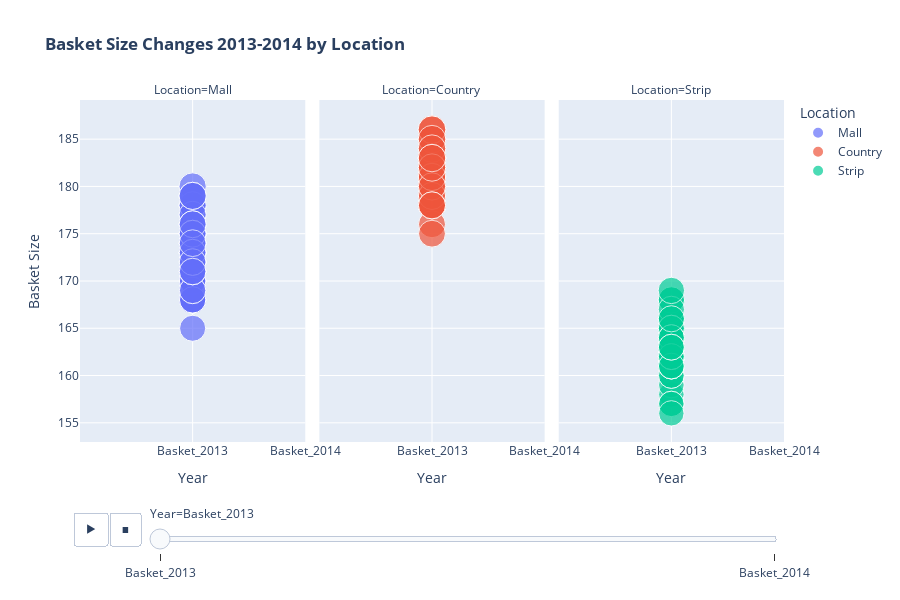

This figure's notebook cell:
### Code cell
# Melt the basket data for animation
basket_df = df.melt(id_vars=['State', 'Location'], 
                   value_vars=['Basket_2013', 'Basket_2014'],
                   var_name='Year', 
                   value_name='Basket_Size')

fig6 = px.scatter(basket_df,
                 x='Year',
                 y='Basket_Size',
                 animation_frame='Year',
                 color='Location',
                 size='Basket_Size',
                 hover_name='State',
                 facet_col='Location',
                 title='<b>Basket Size Changes 2013-2014 by Location</b>',
                 height=600)

fig6.update_layout(xaxis_title="Year",
                  yaxis_title="Basket Size",
                  transition={'duration': 1000})
fig6.show()

### Figure 1 — Plotly figure (JSON) as saved in the notebook; plotly's stock layout.template omitted (floating-point values rounded to 4 significant figures)
{"data": [{"hovertemplate": "<b>%{hovertext}</b><br><br>Location=Mall<br>Year=%{x}<br>Basket_Size=%{marker.size}<extra></extra>", "hovertext": ["NSW", "Vic", "Qld", "NSW", "Vic", "Vic", "SA", "Qld", "NSW", "WA", "SA", "SA", "Qld", "Tas", "NSW", "Qld", "NSW", "SA", "Vic", "WA", "Tas", "WA", "NSW", "NSW", "Vic", "Qld", "WA", "SA", "NSW", "NSW", "NSW", "Qld", "NSW", "WA", "ACT", "Vic", "NSW", "NSW", "NSW", "Qld", "Vic", "WA", "Qld", "Qld", "Vic", "Qld", "Qld", "WA", "NSW", "Vic", "Vic", "Qld", "NSW", "Vic", "Vic", "Vic", "NSW", "NSW", "WA"], "legendgroup": "Mall", "marker": {"color": "#636efa", "size": [171, 168, 173, 173, 174, 173, 178, 168, 170, 180, 170, 178, 171, 176, 173, 173, 173, 177, 172, 178, 179, 177, 170, 174, 175, 174, 173, 179, 168, 165, 170, 175, 176, 173, 168, 174, 175, 171, 175, 172, 174, 179, 168, 176, 173, 172, 169, 175, 172, 175, 169, 172, 173, 176, 171, 171, 172, 171, 174], "sizemode": "area", "sizeref": 0.485, "symbol": "circle"}, "mode": "markers", "name": "Mall", "orientation": "v", "showlegend": true, "type": "scatter", "x": ["Basket_2013", "Basket_2013", "Basket_2013", "Basket_2013", "Basket_2013", "Basket_2013", "Basket_2013", "Basket_2013", "Basket_2013", "Basket_2013", "Basket_2013", "Basket_2013", "Basket_2013", "Basket_2013", "Basket_2013", "Basket_2013", "Basket_2013", "Basket_2013", "Basket_2013", "Basket_2013", "Basket_2013", "Basket_2013", "Basket_2013", "Basket_2013", "Basket_2013", "Basket_2013", "Basket_2013", "Basket_2013", "Basket_2013", "Basket_2013", "Basket_2013", "Basket_2013", "Basket_2013", "Basket_2013", "Basket_2013", "Basket_2013", "Basket_2013", "Basket_2013", "Basket_2013", "Basket_2013", "Basket_2013", "Basket_2013", "Basket_2013", "Basket_2013", "Basket_2013", "Basket_2013", "Basket_2013", "Basket_2013", "Basket_2013", "Basket_2013", "Basket_2013", "Basket_2013", "Basket_2013", "Basket_2013", "Basket_2013", "Basket_2013", "Basket_2013", "Basket_2013", "Basket_2013"], "xaxis": "x", "y": [171, 168, 173, 173, 174, 173, 178, 168, 170, 180, 170, 178, 171, 176, 173, 173, 173, 177, 172, 178, 179, 177, 170, 174, 175, 174, 173, 179, 168, 165, 170, 175, 176, 173, 168, 174, 175, 171, 175, 172, 174, 179, 168, 176, 173, 172, 169, 175, 172, 175, 169, 172, 173, 176, 171, 171, 172, 171, 174], "yaxis": "y"}, {"hovertemplate": "<b>%{hovertext}</b><br><br>Location=Country<br>Year=%{x}<br>Basket_Size=%{marker.size}<extra></extra>", "hovertext": ["Vic", "Vic", "NSW", "WA", "NSW", "NSW", "NSW", "NT", "Vic", "NSW", "SA", "Vic", "SA", "Qld", "Qld", "Qld", "NSW", "Vic", "Vic", "ACT", "WA", "Tas", "NSW", "Tas", "Vic", "NT", "Qld", "NSW", "WA", "Vic", "NSW", "Vic", "Vic", "NSW", "NSW", "ACT"], "legendgroup": "Country", "marker": {"color": "#EF553B", "size": [180, 183, 182, 183, 182, 185, 183, 181, 178, 179, 186, 181, 181, 183, 182, 181, 180, 178, 178, 176, 184, 186, 178, 185, 182, 184, 175, 181, 183, 179, 181, 180, 182, 183, 178, 178], "sizemode": "area", "sizeref": 0.485, "symbol": "circle"}, "mode": "markers", "name": "Country", "orientation": "v", "showlegend": true, "type": "scatter", "x": ["Basket_2013", "Basket_2013", "Basket_2013", "Basket_2013", "Basket_2013", "Basket_2013", "Basket_2013", "Basket_2013", "Basket_2013", "Basket_2013", "Basket_2013", "Basket_2013", "Basket_2013", "Basket_2013", "Basket_2013", "Basket_2013", "Basket_2013", "Basket_2013", "Basket_2013", "Basket_2013", "Basket_2013", "Basket_2013", "Basket_2013", "Basket_2013", "Basket_2013", "Basket_2013", "Basket_2013", "Basket_2013", "Basket_2013", "Basket_2013", "Basket_2013", "Basket_2013", "Basket_2013", "Basket_2013", "Basket_2013", "Basket_2013"], "xaxis": "x2", "y": [180, 183, 182, 183, 182, 185, 183, 181, 178, 179, 186, 181, 181, 183, 182, 181, 180, 178, 178, 176, 184, 186, 178, 185, 182, 184, 175, 181, 183, 179, 181, 180, 182, 183, 178, 178], "yaxis": "y2"}, {"hovertemplate": "<b>%{hovertext}</b><br><br>Location=Strip<br>Year=%{x}<br>Basket_Size=%{marker.size}<extra></extra>", "hovertext": ["Qld", "Vic", "Vic", "SA", "NSW", "Qld", "Vic", "WA", "SA", "NT", "SA", "WA", "SA", "WA", "SA", "Vic", "Vic", "SA", "Qld", "Qld", "Vic", "NSW", "SA", "NSW", "Qld", "SA", "NSW", "Vic", "Qld", "NSW", "NSW", "NSW", "NSW", "NT", "NSW", "SA", "NSW", "Tas", "Qld", "SA", "SA", "Qld", "NSW", "SA", "Qld", "SA", "SA", "Qld", "SA", "WA"], "legendgroup": "Strip", "marker": {"color": "#00cc96", "size": [166, 158, 163, 168, 159, 163, 163, 164, 166, 168, 165, 166, 157, 167, 163, 161, 165, 164, 164, 162, 163, 164, 164, 160, 164, 163, 162, 160, 163, 162, 161, 165, 161, 162, 162, 164, 162, 164, 162, 162, 162, 161, 157, 162, 156, 169, 161, 163, 163, 166], "sizemode": "area", "sizeref": 0.485, "symbol": "circle"}, "mode": "markers", "name": "Strip", "orientation": "v", "showlegend": true, "type": "scatter", "x": ["Basket_2013", "Basket_2013", "Basket_2013", "Basket_2013", "Basket_2013", "Basket_2013", "Basket_2013", "Basket_2013", "Basket_2013", "Basket_2013", "Basket_2013", "Basket_2013", "Basket_2013", "Basket_2013", "Basket_2013", "Basket_2013", "Basket_2013", "Basket_2013", "Basket_2013", "Basket_2013", "Basket_2013", "Basket_2013", "Basket_2013", "Basket_2013", "Basket_2013", "Basket_2013", "Basket_2013", "Basket_2013", "Basket_2013", "Basket_2013", "Basket_2013", "Basket_2013", "Basket_2013", "Basket_2013", "Basket_2013", "Basket_2013", "Basket_2013", "Basket_2013", "Basket_2013", "Basket_2013", "Basket_2013", "Basket_2013", "Basket_2013", "Basket_2013", "Basket_2013", "Basket_2013", "Basket_2013", "Basket_2013", "Basket_2013", "Basket_2013"], "xaxis": "x3", "y": [166, 158, 163, 168, 159, 163, 163, 164, 166, 168, 165, 166, 157, 167, 163, 161, 165, 164, 164, 162, 163, 164, 164, 160, 164, 163, 162, 160, 163, 162, 161, 165, 161, 162, 162, 164, 162, 164, 162, 162, 162, 161, 157, 162, 156, 169, 161, 163, 163, 166], "yaxis": "y3"}], "layout": {"annotations": [{"font": {}, "showarrow": false, "text": "Location=Mall", "x": 0.16, "xanchor": "center", "xref": "paper", "y": 1, "yanchor": "bottom", "yref": "paper"}, {"font": {}, "showarrow": false, "text": "Location=Country", "x": 0.5, "xanchor": "center", "xref": "paper", "y": 1, "yanchor": "bottom", "yref": "paper"}, {"font": {}, "showarrow": false, "text": "Location=Strip", "x": 0.84, "xanchor": "center", "xref": "paper", "y": 1, "yanchor": "bottom", "yref": "paper"}], "height": 600, "legend": {"itemsizing": "constant", "title": {"text": "Location"}, "tracegroupgap": 0}, "sliders": [{"active": 0, "currentvalue": {"prefix": "Year="}, "len": 0.9, "pad": {"b": 10, "t": 60}, "steps": [{"args": [["Basket_2013"], {"frame": {"duration": 0, "redraw": false}, "fromcurrent": true, "mode": "immediate", "transition": {"duration": 0, "easing": "linear"}}], "label": "Basket_2013", "method": "animate"}, {"args": [["Basket_2014"], {"frame": {"duration": 0, "redraw": false}, "fromcurrent": true, "mode": "immediate", "transition": {"duration": 0, "easing": "linear"}}], "label": "Basket_2014", "method": "animate"}], "x": 0.1, "xanchor": "left", "y": 0, "yanchor": "top"}], "title": {"text": "<b>Basket Size Changes 2013-2014 by Location</b>"}, "transition": {"duration": 1000}, "updatemenus": [{"buttons": [{"args": [null, {"frame": {"duration": 500, "redraw": false}, "fromcurrent": true, "mode": "immediate", "transition": {"duration": 500, "easing": "linear"}}], "label": "&#9654;", "method": "animate"}, {"args": [[null], {"frame": {"duration": 0, "redraw": false}, "fromcurrent": true, "mode": "immediate", "transition": {"duration": 0, "easing": "linear"}}], "label": "&#9724;", "method": "animate"}], "direction": "left", "pad": {"r": 10, "t": 70}, "showactive": false, "type": "buttons", "x": 0.1, "xanchor": "right", "y": 0, "yanchor": "top"}], "xaxis": {"anchor": "y", "categoryarray": ["Basket_2013", "Basket_2014"], "categoryorder": "array", "domain": [0, 0.32], "title": {"text": "Year"}}, "xaxis2": {"anchor": "y2", "categoryarray": ["Basket_2013", "Basket_2014"], "categoryorder": "array", "domain": [0.34, 0.66], "matches": "x", "title": {"text": "Year"}}, "xaxis3": {"anchor": "y3", "categoryarray": ["Basket_2013", "Basket_2014"], "categoryorder": "array", "domain": [0.68, 1.0], "matches": "x", "title": {"text": "Year"}}, "yaxis": {"anchor": "x", "domain": [0, 1], "title": {"text": "Basket Size"}}, "yaxis2": {"anchor": "x2", "domain": [0, 1], "matches": "y", "showticklabels": false}, "yaxis3": {"anchor": "x3", "domain": [0, 1], "matches": "y", "showticklabels": false}}}
